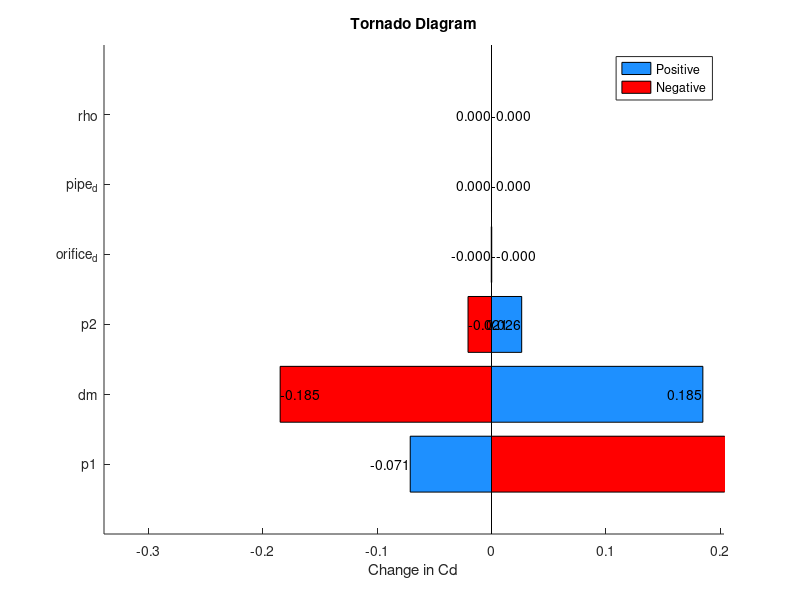

Here is the MATLAB script that generated this plot:
% Actual value of sensitivity per variable, mass

% Define variables and their nominal and deviation values
vars = {'dm', 'pipe_d', 'orifice_d', 'rho', 'p1', 'p2'};
nominal_values = [3, 1, 0.5, 1, 50, 10];
deviations = nominal_values .* [1, 0.0005, 0.0005, 0, 0.5, 0.5];

% Define function to estimate flow rate
cd = @(dm, d1, d2, rho, p1, p2) (rho * dm) / (pi / 4 * d2^2 * (2 * (p1 - p2))/sqrt(rho * (1-(d2/d1)^4)));

cd_nominal = cd(nominal_values(1), nominal_values(2), nominal_values(3), nominal_values(4), nominal_values(5), nominal_values(6));

cd_p = zeros(1, length(vars));
cd_n = zeros(1, length(vars));

for i = 1:length(vars)
    delta = zeros(1, length(vars));
    delta(i) = deviations(i);
    cd_p(i) = cd(nominal_values(1) + delta(1), nominal_values(2) + delta(2), nominal_values(3) + delta(3), nominal_values(4) + delta(4), nominal_values(5) + delta(5), nominal_values(6) + delta(6));
    cd_n(i) = cd(nominal_values(1) - delta(1), nominal_values(2) - delta(2), nominal_values(3) - delta(3), nominal_values(4) - delta(4), nominal_values(5) - delta(5), nominal_values(6) - delta(6));
end

sensitivities_pos = cd_p - cd_nominal;
sensitivities_neg = cd_nominal - cd_n;

[~, indices] = sort(abs(sensitivities_pos + sensitivities_neg), 'descend');
vars_sorted = vars(indices);
sensitivities_pos_sorted = sensitivities_pos(indices);
sensitivities_neg_sorted = sensitivities_neg(indices);

disp(sensitivities_pos_sorted);
disp(sensitivities_neg_sorted);

figure;
hold on;

% Plot positive and negative sensitivities separately
bars_pos = barh(1:length(vars), sensitivities_pos_sorted, 'FaceColor', [0.1176, 0.5647, 1.0000]);
bars_neg = barh(1:length(vars), -sensitivities_neg_sorted, 'FaceColor', 'red');

% Adjusting the x limits to better visualize bars
xlim([-max(abs(sensitivities_neg_sorted)) * 1.1, max(abs(sensitivities_pos_sorted)) * 1.1]);
xlabel('Change in Cd');
title('Tornado Diagram');
yticks(1:length(vars));
yticklabels(vars_sorted);

% Add labels to bar ends for positive sensitivities
for i = 1:length(sensitivities_pos_sorted)
    if sensitivities_pos_sorted(i) > 1
        text(sensitivities_pos_sorted(i), i, sprintf('%.3f', sensitivities_pos_sorted(i)), 'HorizontalAlignment', 'left', 'VerticalAlignment', 'middle');
    else
        text(sensitivities_pos_sorted(i), i, sprintf('%.3f', sensitivities_pos_sorted(i)), 'HorizontalAlignment', 'right', 'VerticalAlignment', 'middle');
    end
end

% Add labels to bar ends for negative sensitivities
for i = 1:length(sensitivities_neg_sorted)
    if sensitivities_neg_sorted(i) > 1
        text(-sensitivities_neg_sorted(i), i, sprintf('-%.3f', sensitivities_neg_sorted(i)), 'HorizontalAlignment', 'right', 'VerticalAlignment', 'middle');
    else
        text(-sensitivities_neg_sorted(i), i, sprintf('-%.3f', sensitivities_neg_sorted(i)), 'HorizontalAlignment', 'left', 'VerticalAlignment', 'middle');
    end
end

legend('Positive', 'Negative');
hold off;
